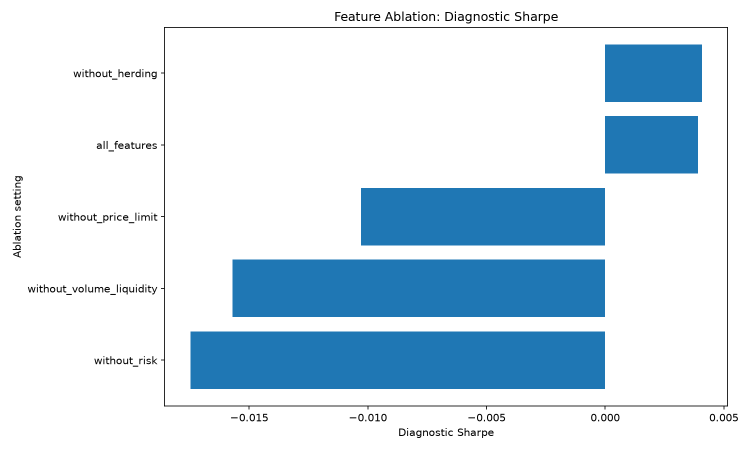
#> input picture reports/figures/ablation_diagnostic_sharpe.png, 1500 x 900 px (shown at 1/2 size); its folder holds only this picture in this run
$ python repair_static_figure_theme.py
#> lines starting #> are read from the running program, lines starting #| are printed output that depends on the picture
from pathlib import Path
import re

from PIL import Image, ImageOps, ImageEnhance


ROOT = Path(__file__).resolve().parents[1]
REPORTS = ROOT / "reports"
FIGURES = REPORTS / "figures"
DASHBOARD = REPORTS / "dashboard.html"

DARK_BG = (11, 16, 32)
PANEL_BG = (17, 24, 39)
TEXT_LIGHT = (229, 231, 235)


def is_light_pixel(pixel):
    r, g, b = pixel[:3]
    return r > 210 and g > 210 and b > 210


def is_dark_pixel(pixel):
    r, g, b = pixel[:3]
    return r < 45 and g < 50 and b < 65


def image_light_ratio(img):
    small = img.convert("RGB").resize((120, 80))
    pixels = list(small.getdata())
    return sum(is_light_pixel(p) for p in pixels) / len(pixels)


def image_dark_ratio(img):
    small = img.convert("RGB").resize((120, 80))
    pixels = list(small.getdata())
    return sum(is_dark_pixel(p) for p in pixels) / len(pixels)


def darken_light_chart(path):
    img = Image.open(path).convert("RGB")

    light_ratio = image_light_ratio(img)
#> in image_light_ratio, `small = img.convert("RGB").resize((120, 80))`:
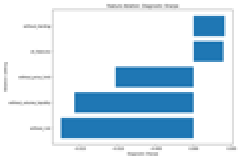
#> small: PIL image 120x80 RGB (shown 2 times larger); mean R, G, B 205, 223.4, 236.2
#> in image_light_ratio, `pixels = list(small.getdata())`: pixels = 9600 items, first 6: (255, 255, 255), (255, 255, 255), (255, 255, 255), (255, 255, 255), (255, 255, 255), (255, 255, 255)
#> light_ratio = 0.759
    dark_ratio = image_dark_ratio(img)
#> dark_ratio = 0

    # If it is already mostly dark, do not touch it.
    if dark_ratio > 0.55 and light_ratio < 0.25:
        return False, "already dark"

    # Invert light matplotlib-style charts into dark charts.
    inverted = ImageOps.invert(img)
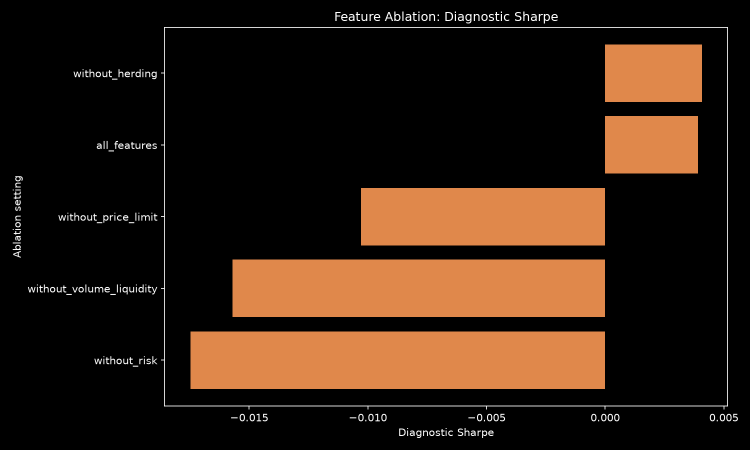
#> inverted: PIL image 1500x900 RGB (shown at 1/2 size); mean R, G, B 49.6, 31.3, 18.6

    # Shift near-black inverted background to navy.
    px = inverted.load()
    w, h = inverted.size
#> w = 1500; h = 900

    for y in range(h):
        for x in range(w):
            r, g, b = px[x, y]

            # Background / plot area after inversion
            if r < 45 and g < 45 and b < 55:
                px[x, y] = DARK_BG

            # Slightly lighter dark grid/axes areas
            elif r < 80 and g < 85 and b < 100:
                px[x, y] = PANEL_BG

            # Avoid neon whites after inversion
            elif r > 235 and g > 235 and b > 235:
                px[x, y] = TEXT_LIGHT

    # Improve readability slightly.
    inverted = ImageEnhance.Contrast(inverted).enhance(1.08)
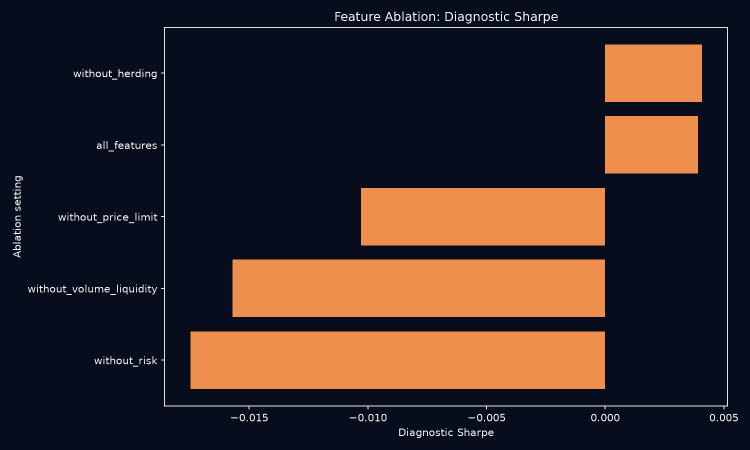
#> inverted: PIL image 1500x900 RGB (shown at 1/2 size); mean R, G, B 58.7, 42.8, 42.3
    inverted = ImageEnhance.Sharpness(inverted).enhance(1.12)

    path.write_bytes(b"")
    inverted.save(path, "PNG", optimize=True)

    return True, f"darkened light_ratio={light_ratio:.2f}, dark_ratio={dark_ratio:.2f}"


def patch_dashboard_static_css():
    if not DASHBOARD.exists():
        return False

    text = DASHBOARD.read_text(encoding="utf-8", errors="replace")
    original = text

    patch = """
<style>
  .figure-card,
  .static-card,
  .diagnostic-card {
    background: #0b1020 !important;
  }

  .figure-card img,
  .static-card img,
  .diagnostic-card img,
  img[src*="figures/"] {
    background: #0b1020 !important;
    object-fit: contain !important;
  }

  .figure-card .figure-frame,
  .static-card .figure-frame,
  .diagnostic-card .figure-frame,
  div:has(> img[src*="figures/"]) {
    background: #0b1020 !important;
  }
</style>
"""

    marker_start = "<!-- VN30_STATIC_FIGURE_POLISH_START -->"
    marker_end = "<!-- VN30_STATIC_FIGURE_POLISH_END -->"
    full_patch = marker_start + patch + marker_end

    while marker_start in text and marker_end in text:
        before, rest = text.split(marker_start, 1)
        _, after = rest.split(marker_end, 1)
        text = before + after

    if "</head>" in text:
        text = text.replace("</head>", full_patch + "\n</head>", 1)
    else:
        text = full_patch + "\n" + text

    if text != original:
        DASHBOARD.write_text(text, encoding="utf-8", newline="\n")
        return True

    return False


def main():
    if not FIGURES.exists():
        raise SystemExit(f"Missing figures directory: {FIGURES}")

    changed = []

    for path in sorted(FIGURES.glob("*.png")):
        touched, reason = darken_light_chart(path)
#> touched = True
        print(f"{path.name}: {reason}")
#| ablation_diagnostic_sharpe.png: darkened light_ratio=0.76, dark_ratio=0.00
        if touched:
            changed.append(path.name)

    css_changed = patch_dashboard_static_css()

    print()
    print(f"Static PNGs darkened: {len(changed)}")
    for name in changed:
        print(f"  {name}")

    print(f"Dashboard static CSS patched: {css_changed}")


if __name__ == "__main__":
    main()

$ run again, on reports/figures/active_drawdown.png
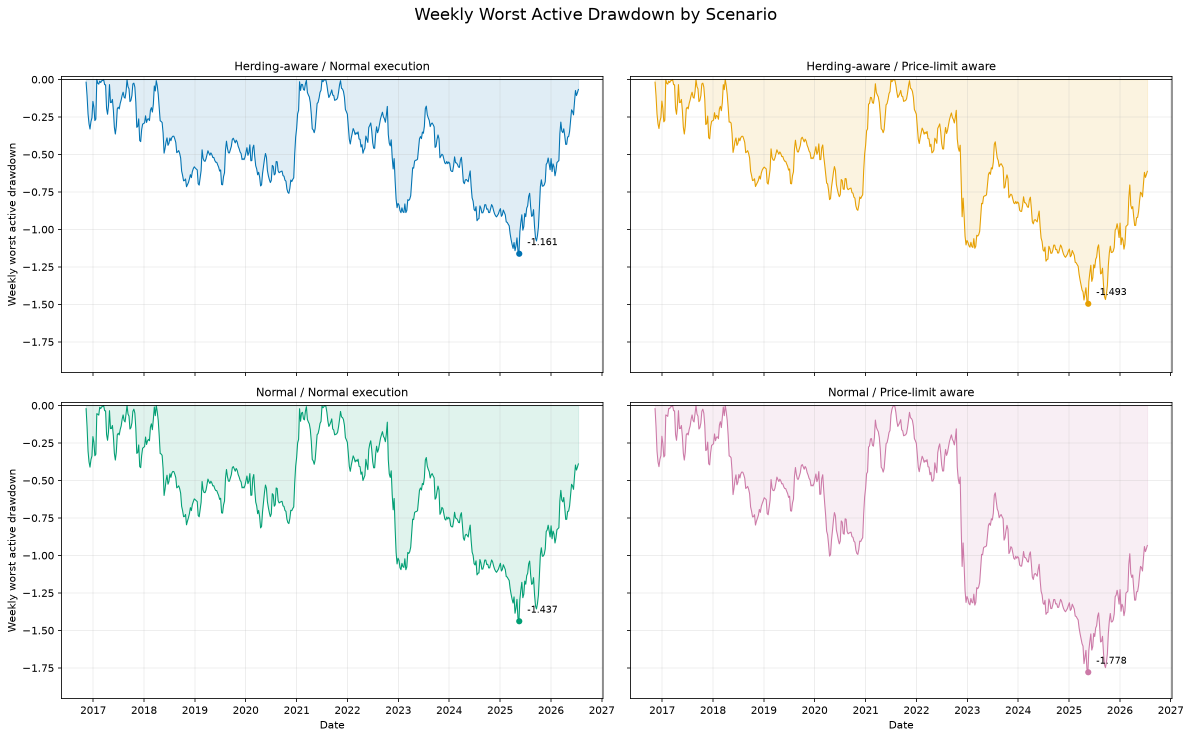
#> input picture reports/figures/active_drawdown.png, 2382 x 1477 px (shown at 1/2 size)
#> in image_light_ratio, `small = img.convert("RGB").resize((120, 80))`:
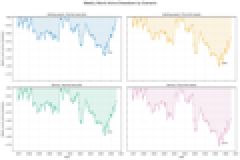
#> small: PIL image 120x80 RGB (shown 2 times larger); mean R, G, B 244.8, 245.6, 244.7
#> in image_light_ratio, `pixels = list(small.getdata())`: pixels = 9600 items, first 6: (255, 255, 255), (255, 255, 255), (255, 255, 255), (255, 255, 255), (255, 255, 255), (255, 255, 255)
#> light_ratio = 0.923
#> dark_ratio = 0
#> in darken_light_chart, `inverted = ImageEnhance.Contrast(inverted).enhance(1.08)`:
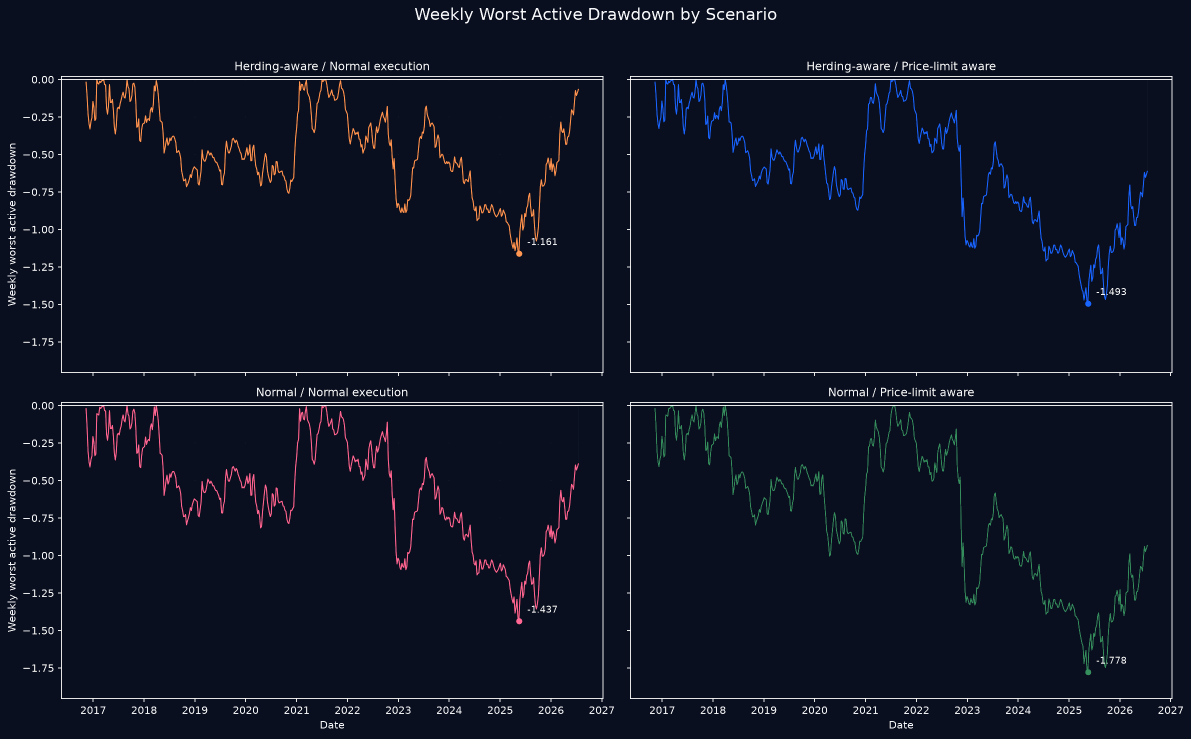
#> inverted: PIL image 2382x1477 RGB (shown at 1/2 size); mean R, G, B 15.9, 20.4, 37.1
#> touched = True
#| active_drawdown.png: darkened light_ratio=0.92, dark_ratio=0.00
